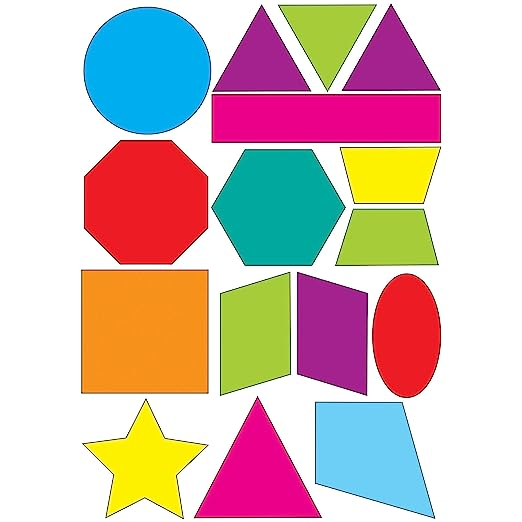
//> input picture chapters/assets/shapes.jpeg, 522 x 522 px
$ ./shapeDetection   (built with g++ and OpenCV 4)
//> lines starting //> are read from the running program, lines starting //| are printed output that depends on the picture; after the words box and inside, x2 and y2 are one past the last pixel; in counts of white or black regions, pixels touching at a corner belong together
// Detecting shapes and contours

#include <opencv2/imgcodecs.hpp>
#include <opencv2/highgui.hpp>
#include <opencv2/imgproc.hpp>
#include <iostream>

using namespace cv;
using namespace std;

Mat imgGray, imgBlur, imgCanny, imgDil, imgErode;

void getContours(Mat imgDil, Mat img) {
    vector<vector<Point>> contours; // vectors of points that stores the points found in the image
    vector<Vec4i> hierarchy; // hierarchy vector desribes the relationship between the points **************

    findContours(imgDil, contours, hierarchy, RETR_EXTERNAL, CHAIN_APPROX_SIMPLE); // Find the contours is in the dilated image and store info in the vectors

    vector<vector<Point>> conPoly(contours.size());
	vector<Rect> boundRect(contours.size());


    for(int i = 0; i < contours.size(); i++){ // Loop through each point in the contours vector
    int area = contourArea(contours[i]); // Calculate the area of the current contour

	string objectType; // Initialize a variable to store the type of object

	if (area > 1000) // If the contour area is larger than 1000
	{
		float peri = arcLength(contours[i], true); // Calculate the perimeter of the contour
		approxPolyDP(contours[i], conPoly[i], 0.02 * peri, true); // Approximate the contour with fewer points
		cout << conPoly[i].size() << endl; // Print the number of points in the approximated contour
		boundRect[i] = boundingRect(conPoly[i]); // Create a bounding rectangle around the approximated contour

		int objCor = (int)conPoly[i].size(); // Get the number of corners in the approximated contour

		if (objCor == 3) { objectType = "Tri"; } // If the contour has 3 corners, it's a triangle
		else if (objCor == 4)
		{
			float aspRatio = (float)boundRect[i].width / (float)boundRect[i].height; // Calculate the aspect ratio of the bounding rectangle
			cout << aspRatio << endl; // Print the aspect ratio
			if (aspRatio > 0.95 && aspRatio < 1.05) { objectType = "Square"; } // If aspect ratio is close to 1, it's a square. Otherwise, it's a rectangle
			else { objectType = "Rect";}
		}
		else if (objCor > 4) { objectType = "Circle"; } // If the contour has more than 4 corners, it's a circle

		drawContours(img, conPoly, i, Scalar(255, 0, 255), 2); // Draw the approximated contour
		rectangle(img, boundRect[i].tl(), boundRect[i].br(), Scalar(0, 255, 0), 5); // Draw a rectangle around the object
		putText(img, objectType, { boundRect[i].x,boundRect[i].y - 5 }, FONT_HERSHEY_PLAIN,1, Scalar(0, 69, 255), 2); // Display the object type as text
	}
}


}

int main() {
    string path = "assets/shapes.jpeg";
    Mat img = imread(path);
//> img is the input picture: 522 rows x 522 cols, CV_8UC3; mean B, G, R 181.8, 186.7, 209.8

    // Preprocessing
    cvtColor(img, imgGray, COLOR_BGR2GRAY); // convert image to grayscale to make it less complex
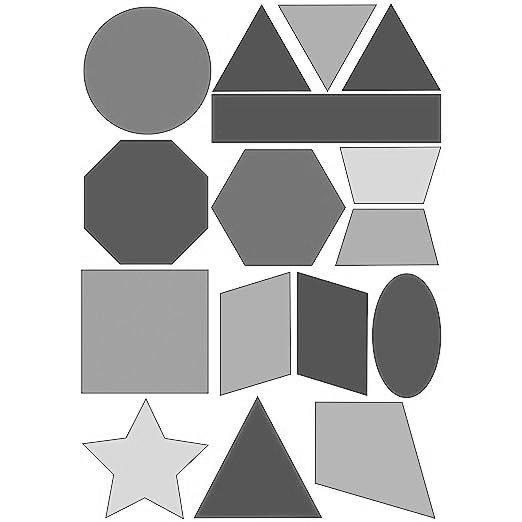
//> imgGray: 522 rows x 522 cols, CV_8UC1; min 4, max 255, mean 193.1
    GaussianBlur(img, imgBlur, Size(7, 7), 5, 0); // blue the image to get rid of any noise
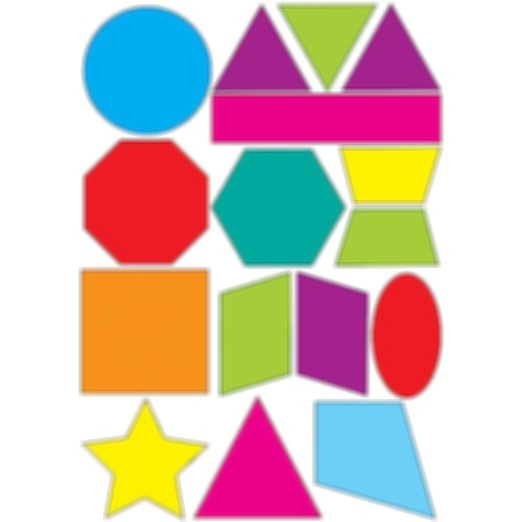
//> imgBlur: 522 rows x 522 cols, CV_8UC3; mean B, G, R 181.8, 186.7, 209.8
    Canny(imgBlur, imgCanny, 50, 150); // detect the edges in the image
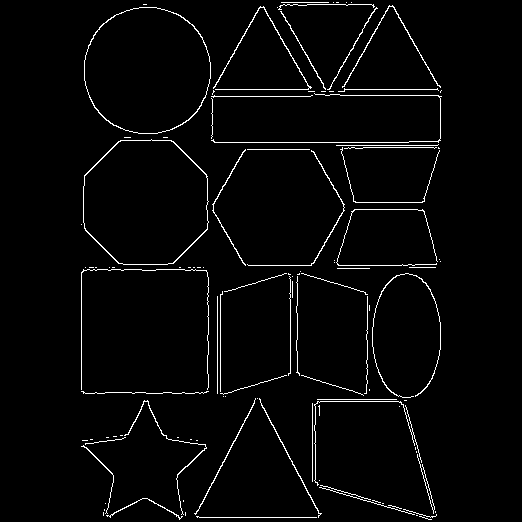
//> imgCanny: 522 rows x 522 cols, CV_8UC1; 2.7% white in thin lines or dots, all inside (x1, y1, x2, y2) = (81, 2, 442, 520)
    Mat kernel = getStructuringElement(MORPH_RECT, Size(3, 3));
    dilate(imgCanny, imgDil, kernel); // dilate the edges incase there are any gaps or imperfections
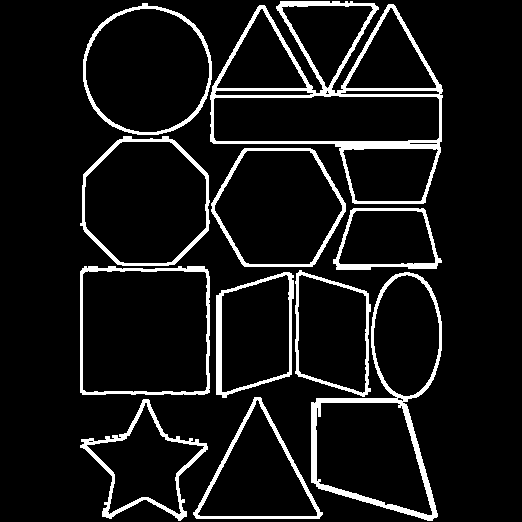
//> imgDil: 522 rows x 522 cols, CV_8UC1; 8.5% white; 11 white regions

    getContours(imgDil, img);
//> in getContours, `findContours(imgDil, contours, hierarchy, RETR_EXTERNAL, CHAIN_APPROX_..`: contours = 11 contours; largest, box (x1, y1, x2, y2) and area: (210, 1, 443, 204) 31553, (311, 272, 442, 521) 18513, (80, 266, 210, 395) 16225, (80, 136, 210, 266) 13384, (83, 3, 212, 135) 13212
//> in getContours, `vector<vector<Point>> conPoly(contours.size());`: conPoly = 11 empty contours
//> the loop in getContours, `for(int i = 0; i < contours.size(); i++)` made 11 passes
//> (area, peri, objCor, aspRatio) on passes 4 to 6: (7855, 381.1, 4, 0.623), (7582, 382.5, 4, 0.583), (16225, 531.4, 4, 0.992)
//> (area, peri, objCor) on passes 1, 2, 3, 7, 8, 9: (7113, 536.9, 10), (8212, 426.2, 3), (18513, 779.2, 9), (5337, 321.4, 5), (12221, 428.1, 6), (13383, 437.2, 8)
//| 10
//| 3
//| 9
//| 4
//| 0.622951
//| 4
//| 0.582677
//| 4
//| 0.992248
//| 5
//> (the first 10 of 11 printed lines)
//> (output is shown up to pass 8 of 11)
//> pass 1, in getContours, `putText(img, objectType, { boundRect[i].x,boundRect[i].y - 5 }, FONT_H..`:
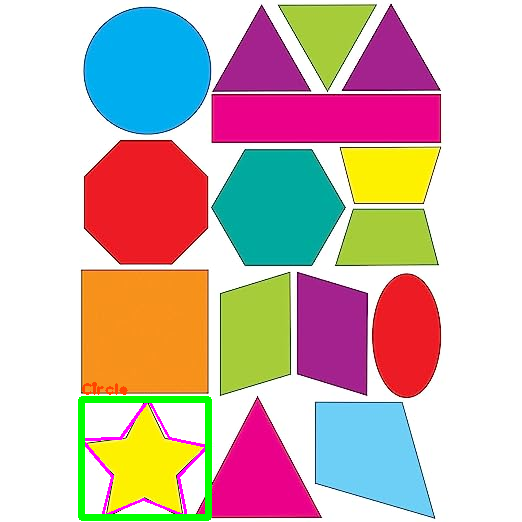
//> img: 522 rows x 522 cols, CV_8UC3; 1.76% of pixels changed, all inside (x1, y1, x2, y2) = (78, 382, 212, 521)
//> pass 3, in getContours, `putText(img, objectType, { boundRect[i].x,boundRect[i].y - 5 }, FONT_H..`:
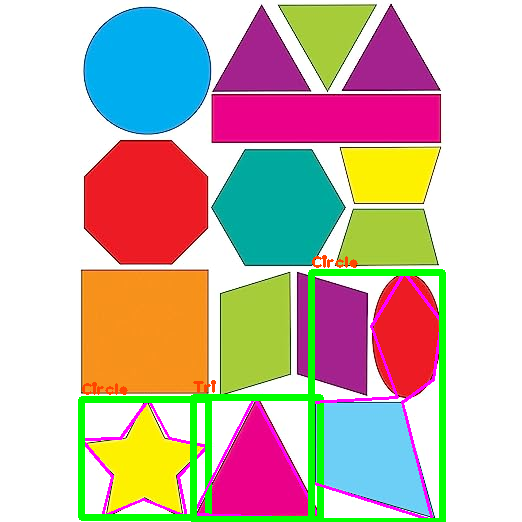
//> img: 522 rows x 522 cols, CV_8UC3; mean B, G, R 173.2, 185.7, 200.8
//> after the loop in getContours, `for(int i = 0; i < contours.size(); i++)`:
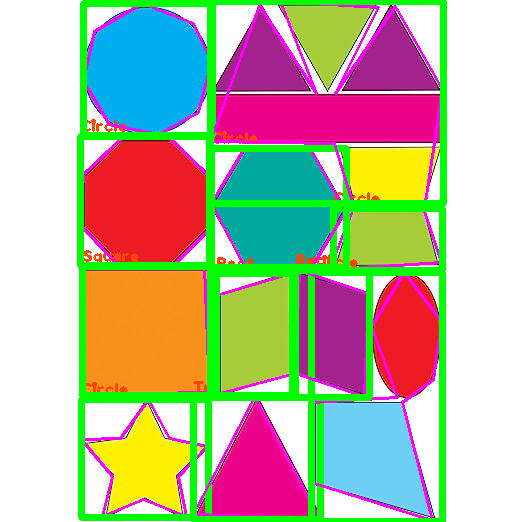
//> img: 522 rows x 522 cols, CV_8UC3; 10.36% of pixels changed, all inside (x1, y1, x2, y2) = (77, 0, 447, 401)

    imshow("Image", img);
    waitKey(0);

    return 0;
}

$ run again, with chapters/assets/harvey.jpeg copied over chapters/assets/shapes.jpeg
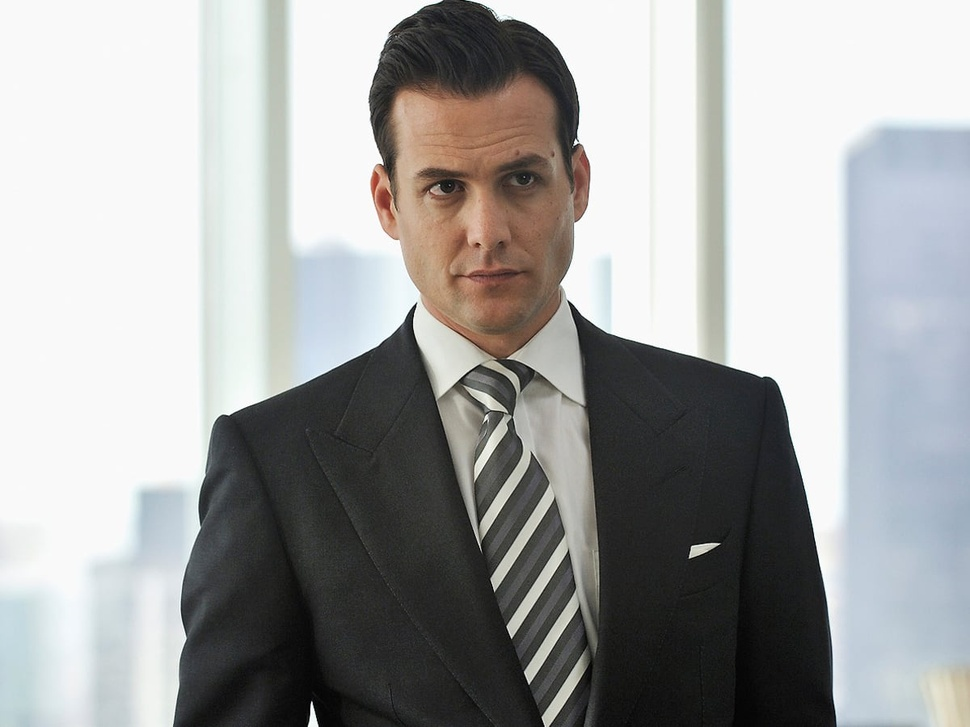
//> input picture chapters/assets/harvey.jpeg, 970 x 727 px, shrunk from 1200 x 900 before the run
//> img is the input picture: 727 rows x 970 cols, CV_8UC3; mean B, G, R 163.8, 164.3, 163.7
//> `Canny(imgBlur, imgCanny, 50, 150);`:
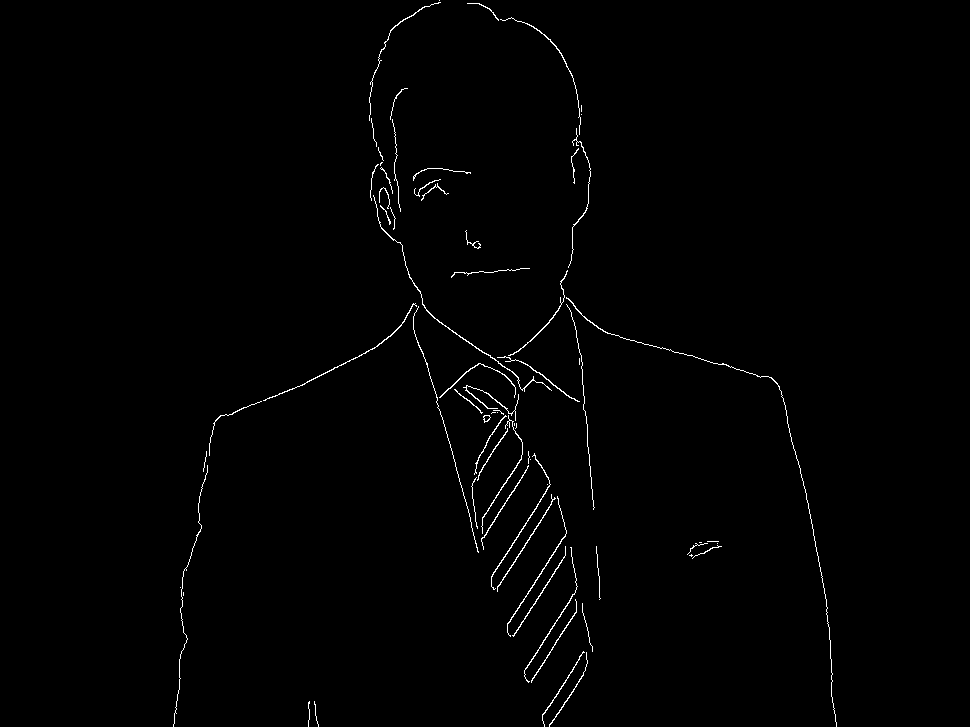
//> imgCanny: 727 rows x 970 cols, CV_8UC1; 0.86% white in thin lines or dots, all inside (x1, y1, x2, y2) = (173, 0, 837, 727)
//> imgDil: 727 rows x 970 cols, CV_8UC1; 2.8% white; 14 white regions
//> contours = 14 contours; largest, box (x1, y1, x2, y2) and area: (172, 302, 568, 727) 8257, (368, 0, 838, 727) 5860, (523, 546, 579, 684) 1466, (541, 650, 589, 727) 535, (686, 540, 723, 560) 367
//> conPoly = 14 empty contours
//> the loop in getContours, `for(int i = 0; i < contours.size(); i++)` made 14 passes
//> (area, peri, objCor) on passes 5, 8, 14: (1466, 335.7, 5), (8257, 3911.9, 18), (5859, 4311.1, 14)
//> (printed output is left out)
//> after the loop in getContours, `for(int i = 0; i < contours.size(); i++)`:
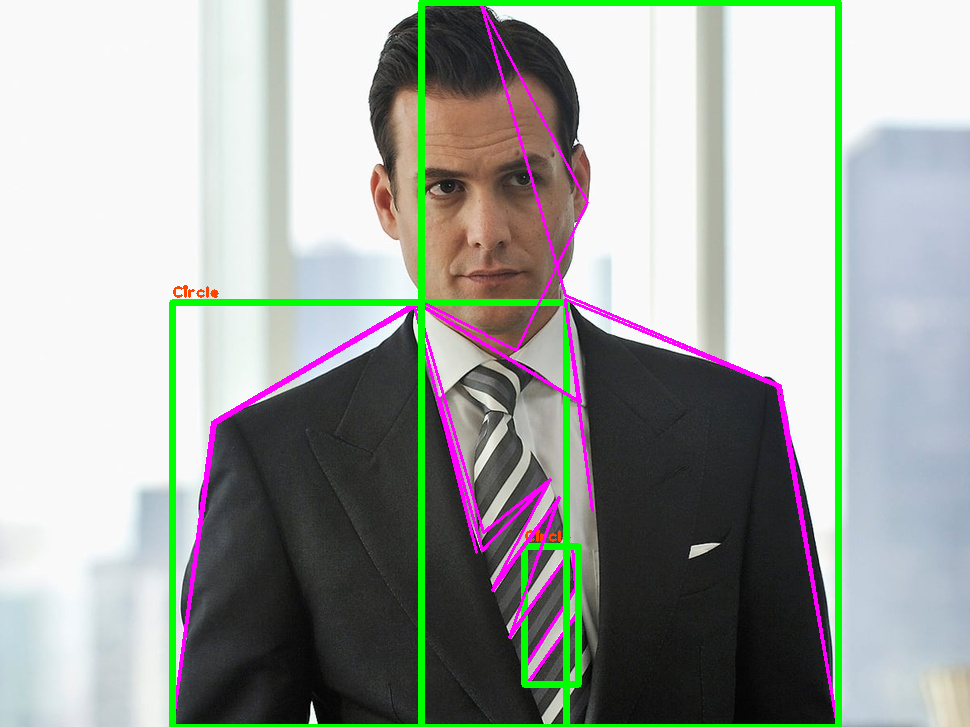
//> img: 727 rows x 970 cols, CV_8UC3; 5.52% of pixels changed, all inside (x1, y1, x2, y2) = (169, 0, 842, 727)
